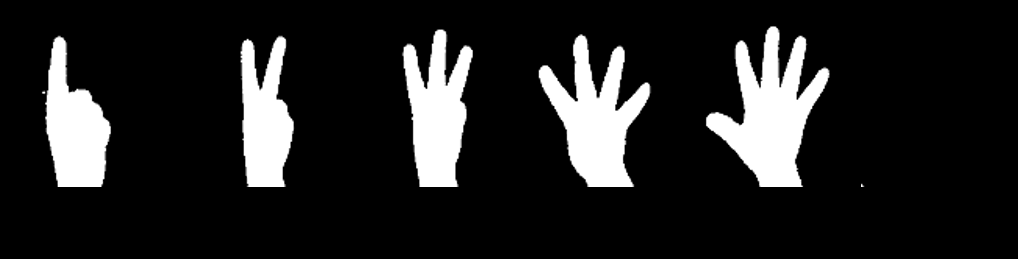
#> input picture res/gestures.png, 1018 x 259 px, given in place of the camera
$ python PalmTracker.py
#> lines starting #> are read from the running program, lines starting #| are printed output that depends on the picture; after the words box and inside, x2 and y2 are one past the last pixel; in counts of white or black regions, pixels touching at a corner belong together
import cv2
import imutils
import numpy as np

bg = None

n=3600 # number of images need to be taken

path = r"database/two/two_" # path including image name where images will be saved
print(path)

def run_avg(image, aWeight):
    global bg
    if bg is None:
        bg = image.copy().astype("float")
        return
    cv2.accumulateWeighted(image, bg, aWeight)


def segment(image, threshold=25):
    global bg
    diff = cv2.absdiff(bg.astype("uint8"), image)
    thresholded = cv2.threshold(diff,
                                threshold,
                                255,
                                cv2.THRESH_BINARY)[1]

    (cnts, _) = cv2.findContours(thresholded.copy(),
                                 cv2.RETR_EXTERNAL,
                                 cv2.CHAIN_APPROX_SIMPLE)

    if len(cnts) == 0:
        return
    else:
        segmented = max(cnts, key=cv2.contourArea)
        return (thresholded, segmented)


def main():
    aWeight = 0.5
    camera = cv2.VideoCapture(0)
    top, right, bottom, left = 10, 350, 225, 590
    num_frames = 0
    image_num = 0

    start_recording = False

    while(True):
        (grabbed, frame) = camera.read()
#> frame is the input picture: shape (259, 1018, 3); min 0, max 255, mean 34.5
        if (grabbed == True):
            frame = imutils.resize(frame, width=700)
#> frame: shape (178, 700, 3)
            frame = cv2.flip(frame, 1)
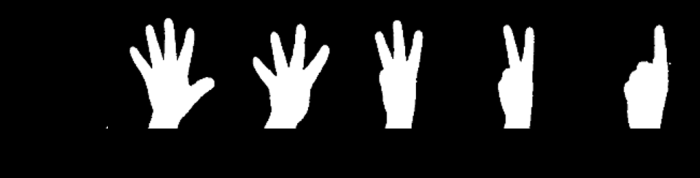
#> frame: shape (178, 700, 3); min 0, max 255, mean 34.5
            clone = frame.copy()
            (height, width) = frame.shape[:2]
#> height = 178; width = 700
            roi = frame[top:bottom, right:left]
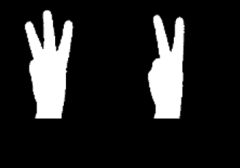
#> roi: shape (168, 240, 3); min 0, max 255, mean 36.9
            gray = cv2.cvtColor(roi, cv2.COLOR_BGR2GRAY)
            gray = cv2.GaussianBlur(gray, (7, 7), 0)
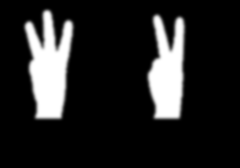
#> gray: shape (168, 240); min 0, max 255, mean 36.9
            if num_frames < 30:
                run_avg(gray, aWeight)
                print(num_frames)
            else:
                hand = segment(gray)
                if hand is not None:
                    (thresholded, segmented) = hand
                    cv2.drawContours(
                        clone, [segmented + (right, top)], -1, (0, 0, 255))
                    if start_recording:
                        print(path,image_num)
                        cv2.imwrite(path +
                                    str(image_num) + '.png', thresholded)
                        image_num += 1
                    cv2.imshow("Thesholded", thresholded)

            cv2.rectangle(clone, (left, top), (right, bottom), (0, 255, 0), 2)
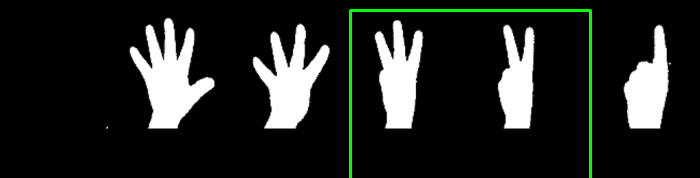
#> clone: shape (178, 700, 3); 1.38% of pixels changed, all inside (x1, y1, x2, y2) = (349, 9, 592, 178)
            num_frames += 1
            cv2.imshow("Video Feed", clone)
            keypress = cv2.waitKey(1) & 0xFF
#> (key q is pressed here)
            if keypress == ord("q") or image_num == n:
                break

            if keypress == ord("s"):
                start_recording = True

        else:
            print("[Warning!] Error input, Please check your(camra Or video)")
            break

    camera.release()
    cv2.destroyAllWindows()


main()
